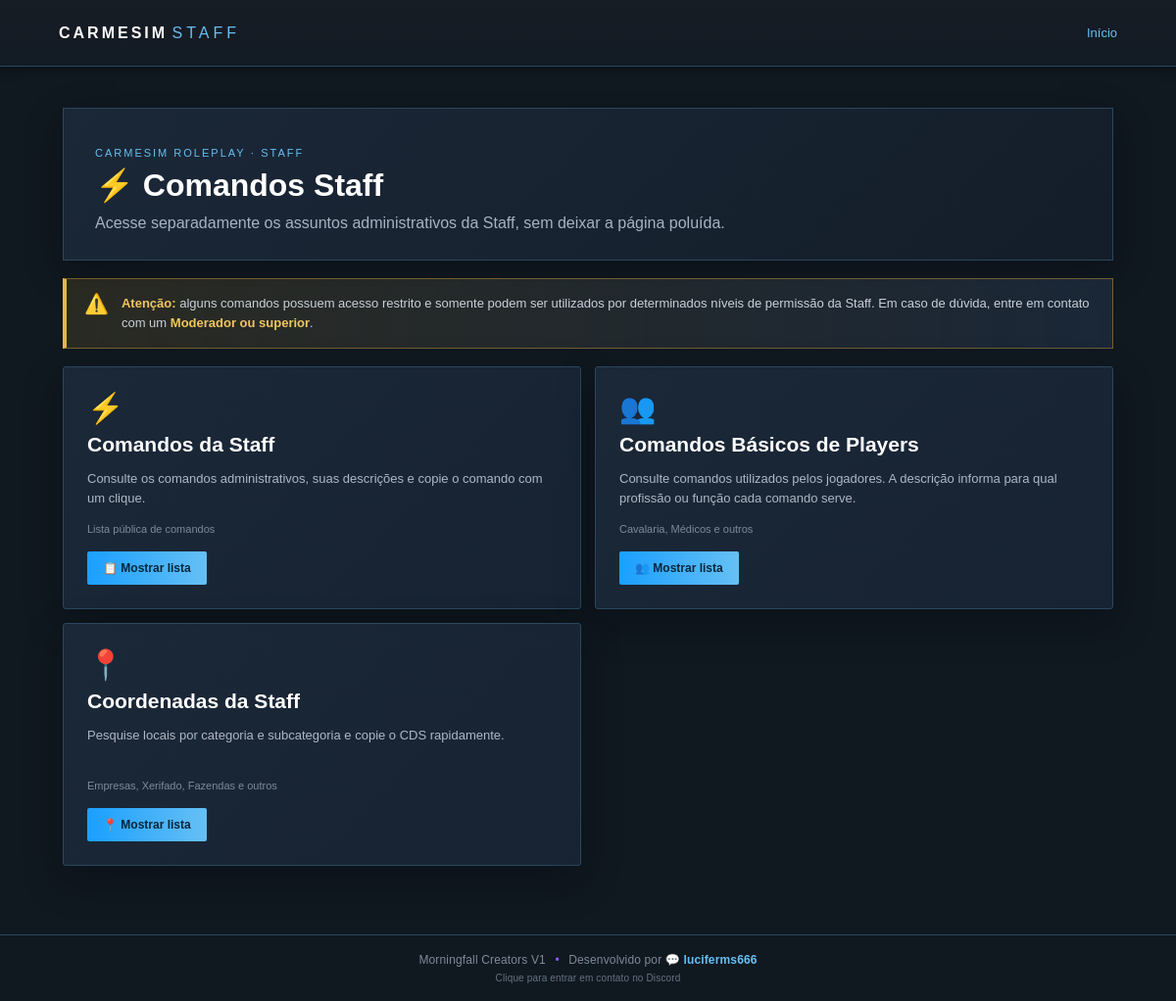
Screenshot of /comandos.php with the database file from the repository.
### tables this page shows
CREATE TABLE IF NOT EXISTS `staff_commands_settings` (
  `id` tinyint(3) UNSIGNED NOT NULL,
  `top_name` varchar(100) NOT NULL DEFAULT 'NEVADA STAFF',
  `eyebrow_name` varchar(150) NOT NULL DEFAULT 'NEVADA ROLEPLAY · STAFF',
  `updated_at` timestamp NULL DEFAULT current_timestamp() ON UPDATE current_timestamp(),
  PRIMARY KEY (`id`)
);

### comandos.php (the view, shortened to what this page needs)
<?php
require_once __DIR__ . '/config/database.php';
$pdo->exec("CREATE TABLE IF NOT EXISTS admin_commands (
    id INT UNSIGNED AUTO_INCREMENT PRIMARY KEY,
    command VARCHAR(100) NOT NULL UNIQUE,
    description VARCHAR(500) NOT NULL,
    position INT NOT NULL DEFAULT 0,
    active TINYINT(1) NOT NULL DEFAULT 1,
    created_by INT UNSIGNED NULL,
    created_at TIMESTAMP DEFAULT CURRENT_TIMESTAMP,
    updated_at TIMESTAMP DEFAULT CURRENT_TIMESTAMP ON UPDATE CURRENT_TIMESTAMP,
    CONSTRAINT fk_admin_commands_created_by FOREIGN KEY(created_by) REFERENCES staff_users(id) ON DELETE SET NULL
) ENGINE=InnoDB DEFAULT CHARSET=utf8mb4 COLLATE=utf8mb4_unicode_ci");
$pdo->exec("CREATE TABLE IF NOT EXISTS staff_coordinates (
    id INT UNSIGNED AUTO_INCREMENT PRIMARY KEY,
    category VARCHAR(100) NOT NULL,
    subcategory VARCHAR(100) NOT NULL DEFAULT 'Geral',
    icon VARCHAR(20) NOT NULL DEFAULT '📍',
    name VARCHAR(180) NOT NULL,
    cds VARCHAR(255) NOT NULL,
    position INT NOT NULL DEFAULT 0,
    active TINYINT(1) NOT NULL DEFAULT 1,
    created_by INT UNSIGNED NULL,
    created_at TIMESTAMP DEFAULT CURRENT_TIMESTAMP,
    updated_at TIMESTAMP DEFAULT CURRENT_TIMESTAMP ON UPDATE CURRENT_TIMESTAMP,
    CONSTRAINT fk_staff_coordinates_created_by FOREIGN KEY(created_by) REFERENCES staff_users(id) ON DELETE SET NULL,
    INDEX idx_staff_coordinates_category(category),
    INDEX idx_staff_coordinates_subcategory(subcategory),
    INDEX idx_staff_coordinates_active(active),
    INDEX idx_staff_coordinates_name(name)
) ENGINE=InnoDB DEFAULT CHARSET=utf8mb4 COLLATE=utf8mb4_unicode_ci");
try { $pdo->exec("ALTER TABLE staff_coordinates MODIFY category VARCHAR(100) NOT NULL"); } catch (Throwable $e) {}
try { $pdo->exec("ALTER TABLE staff_coordinates ADD COLUMN subcategory VARCHAR(100) NOT NULL DEFAULT 'Geral' AFTER category"); } catch (Throwable $e) {}
try { $pdo->exec("CREATE INDEX idx_staff_coordinates_subcategory ON staff_coordinates(subcategory)"); } catch (Throwable $e) {}
$pdo->exec("CREATE TABLE IF NOT EXISTS staff_coordinate_categories (
    id INT UNSIGNED AUTO_INCREMENT PRIMARY KEY, name VARCHAR(100) NOT NULL UNIQUE, icon VARCHAR(20) NOT NULL DEFAULT '📍',
    active TINYINT(1) NOT NULL DEFAULT 1, created_by INT UNSIGNED NULL, created_at TIMESTAMP DEFAULT CURRENT_TIMESTAMP,
    updated_at TIMESTAMP DEFAULT CURRENT_TIMESTAMP ON UPDATE CURRENT_TIMESTAMP,
    CONSTRAINT fk_staff_coord_categories_created_by FOREIGN KEY(created_by) REFERENCES staff_users(id) ON DELETE SET NULL
) ENGINE=InnoDB DEFAULT CHARSET=utf8mb4 COLLATE=utf8mb4_unicode_ci");
$pdo->exec("CREATE TABLE IF NOT EXISTS staff_coordinate_subcategories (
    id INT UNSIGNED AUTO_INCREMENT PRIMARY KEY, category_id INT UNSIGNED NOT NULL, name VARCHAR(100) NOT NULL, active TINYINT(1) NOT NULL DEFAULT 1,
    created_at TIMESTAMP DEFAULT CURRENT_TIMESTAMP, updated_at TIMESTAMP DEFAULT CURRENT_TIMESTAMP ON UPDATE CURRENT_TIMESTAMP,
    UNIQUE KEY uq_coord_subcategory(category_id,name),
    CONSTRAINT fk_staff_coord_subcategories_category FOREIGN KEY(category_id) REFERENCES staff_coordinate_categories(id) ON DELETE CASCADE
) ENGINE=InnoDB DEFAULT CHARSET=utf8mb4 COLLATE=utf8mb4_unicode_ci");
$pdo->exec("UPDATE staff_coordinates SET subcategory = CASE WHEN LOWER(name) LIKE '%saloon%' THEN 'Saloons' WHEN LOWER(name) LIKE '%ferraria%' THEN 'Ferrarias' WHEN LOWER(name) LIKE '%tabacaria%' THEN 'Tabacarias' WHEN LOWER(name) LIKE '%artesanato%' THEN 'Artesanatos' WHEN LOWER(name) LIKE '%armaria%' THEN 'Armarias' WHEN LOWER(name) LIKE '%ateliê%' OR LOWER(name) LIKE '%atelie%' THEN 'Ateliês' WHEN LOWER(name) LIKE '%perfumaria%' THEN 'Perfumarias' WHEN LOWER(name) LIKE '%jornal%' THEN 'Jornais' ELSE subcategory END WHERE subcategory='Geral'");
$pdo->exec("CREATE TABLE IF NOT EXISTS staff_commands_settings (id TINYINT UNSIGNED PRIMARY KEY, top_name VARCHAR(100) NOT NULL DEFAULT 'CARMESIM STAFF', eyebrow_name VARCHAR(150) NOT NULL DEFAULT 'CARMESIM ROLEPLAY · STAFF', updated_at TIMESTAMP DEFAULT CURRENT_TIMESTAMP ON UPDATE CURRENT_TIMESTAMP) ENGINE=InnoDB DEFAULT CHARSET=utf8mb4 COLLATE=utf8mb4_unicode_ci");
$pdo->exec("INSERT IGNORE INTO staff_commands_settings(id,top_name,eyebrow_name) VALUES(1,'CARMESIM STAFF','CARMESIM ROLEPLAY · STAFF')");
$brandSettings = $pdo->query('SELECT top_name, eyebrow_name FROM staff_commands_settings WHERE id=1')->fetch(PDO::FETCH_ASSOC) ?: ['top_name'=>'CARMESIM STAFF','eyebrow_name'=>'CARMESIM ROLEPLAY · STAFF'];
function e($v){ return htmlspecialchars((string)$v, ENT_QUOTES, 'UTF-8'); }
?>
<!doctype html>
<html lang="pt-BR">
<head>
<link rel="stylesheet" href="assets/css/style.css">
</head><body><div class="background"></div><header class="topbar"><div><b><?=e(strtok($brandSettings['top_name'], ' '))?></b> <span><?=e(trim(substr($brandSettings['top_name'], strlen(strtok($brandSettings['top_name'], ' ')))))?></span></div><div class="top-user"><a href="index.php">Início</a></div></header>
<main class="commands-public"><div class="commands-head"><p class="eyebrow"><?=e($brandSettings['eyebrow_name'])?></p><h1>⚡ Comandos Staff</h1><p>Acesse separadamente os assuntos administrativos da Staff, sem deixar a página poluída.</p></div>
<div class="staff-warning"><span class="warn-icon">⚠️</span><div><strong>Atenção:</strong> alguns comandos possuem acesso restrito e somente podem ser utilizados por determinados níveis de permissão da Staff. Em caso de dúvida, entre em contato com um <strong>Moderador ou superior</strong>.</div></div>
<div class="hub-grid"><article class="hub-card"><div class="hub-icon">⚡</div><h2>Comandos da Staff</h2><p>Consulte os comandos administrativos, suas descrições e copie o comando com um clique.</p><div class="hub-meta">Lista pública de comandos</div><a class="hub-button" href="comandos_lista.php">📋 Mostrar lista</a></article><article class="hub-card"><div class="hub-icon">👥</div><h2>Comandos Básicos de Players</h2><p>Consulte comandos utilizados pelos jogadores. A descrição informa para qual profissão ou função cada comando serve.</p><div class="hub-meta">Cavalaria, Médicos e outros</div><a class="hub-button" href="comandos_players.php">👥 Mostrar lista</a></article><article class="hub-card"><div class="hub-icon">📍</div><h2>Coordenadas da Staff</h2><p>Pesquise locais por categoria e subcategoria e copie o CDS rapidamente.</p><div class="hub-meta">Empresas, Xerifado, Fazendas e outros</div><a class="hub-button" href="coordenadas.php">📍 Mostrar lista</a></article></div></main>
<footer class="site-footer"><div>Morningfall Creators V1 <span>•</span> Desenvolvido por <a href="https://discord.com/users/618837942877552670" target="_blank" rel="noopener noreferrer">💬 luciferms666</a></div><small>Clique para entrar em contato no Discord</small></footer></body></html>

### assets/css/style.css (style rules this page uses)
* { box-sizing:border-box }
body { margin:0;background:#080a10;color:#e9edf5;font-family:Inter,Arial,sans-serif }
a { color:#a98cff;text-decoration:none }
.topbar { height:68px;padding:0 5%;display:flex;align-items:center;justify-content:space-between;background:#10141d;border-bottom:1px solid #242b3a }
.topbar b { letter-spacing:3px }
.topbar span,.eyebrow { color:#9a7cff;letter-spacing:4px }
h1 { font-size:34px;margin:5px 0 10px }
h2 { margin-top:36px }
.top-user { font-size:13px }
.site-footer { width:100%;text-align:center;padding:20px 16px 28px;color:#7f8798;font-size:12px;letter-spacing:.15px }
.site-footer span { color:#8b5cf6;margin:0 6px }
.site-footer a { color:#b49cff;text-decoration:none;font-weight:700 }
.top-user { display:flex;align-items:center;gap:4px }

### comandos.php (style rules this page uses)
:root { --steam-bg:#171d25;--steam-panel:#1b2838;--steam-border:#2a475e;--steam-blue:#66c0f4;--steam-blue2:#1a9fff;--text:#d6d7d8;--muted:#8f98a5 }
body { background:#101820!important;color:var(--text);font-family:Poppins,Arial,sans-serif }
.topbar { background:linear-gradient(180deg,#171d25 0%,#121a23 100%)!important;border-bottom:1px solid #2a475e!important;box-shadow:0 2px 12px rgba(0,0,0,.35) }
.topbar>div:first-child { color:#fff!important }
.topbar>div:first-child span { color:#66c0f4!important }
.top-user a { color:#66c0f4!important }
.commands-public { max-width:1120px;margin:0 auto;padding:42px 24px 70px }
.commands-head { padding:28px 32px 24px;background:linear-gradient(135deg,rgba(27,40,56,.98),rgba(20,30,42,.94));border:1px solid var(--steam-border);box-shadow:0 12px 35px rgba(0,0,0,.3);margin-bottom:18px }
.commands-head .eyebrow { color:#66c0f4;letter-spacing:2px;font-size:11px;margin-bottom:8px }
.commands-head h1 { font-size:32px;margin:0 0 7px;color:#fff }
.commands-head>p:last-child { color:#a7b3c2;margin:0;line-height:1.6 }
.staff-warning { display:flex;gap:13px;align-items:flex-start;background:linear-gradient(90deg,rgba(227,174,55,.12),rgba(27,40,56,.95));border:1px solid rgba(227,174,55,.42);border-left:4px solid #e7b64a;padding:15px 18px;margin-bottom:18px;color:#c9d1da;line-height:1.55;font-size:13px }
.staff-warning strong { color:#f0c75e }
.staff-warning .warn-icon { font-size:20px;line-height:1 }
.hub-grid { display:grid;grid-template-columns:repeat(2,minmax(0,1fr));gap:14px }
.hub-card { background:linear-gradient(135deg,#1b2838,#172333);border:1px solid #2a475e;border-radius:3px;padding:24px;box-shadow:0 14px 40px rgba(0,0,0,.28);transition:.16s }
.hub-icon { font-size:30px }
.hub-card h2 { color:#fff;margin:8px 0 7px;font-size:21px }
.hub-card p { color:#aeb8c4;line-height:1.55;font-size:13px;min-height:42px }
.hub-meta { color:#7d8b99;font-size:11px;margin:12px 0 17px }
.hub-button { display:inline-flex;align-items:center;justify-content:center;padding:10px 16px;background:linear-gradient(90deg,#1a9fff,#66c0f4);color:#06263a;text-decoration:none;border-radius:2px;font-weight:800;font-size:12px }
.site-footer { background:#101820!important;border-top:1px solid #2a475e!important;color:#7d8b99!important;text-align:center;padding:18px 20px!important;font-size:12px }
.site-footer a { color:#66c0f4;text-decoration:none;font-weight:700 }
.site-footer small { display:block;margin-top:6px;color:#657383;font-size:10px }

### rows the page displays
staff_commands_settings: top_name "CARMESIM", top_name "STAFF", eyebrow_name "CARMESIM ROLEPLAY · STAFF"
